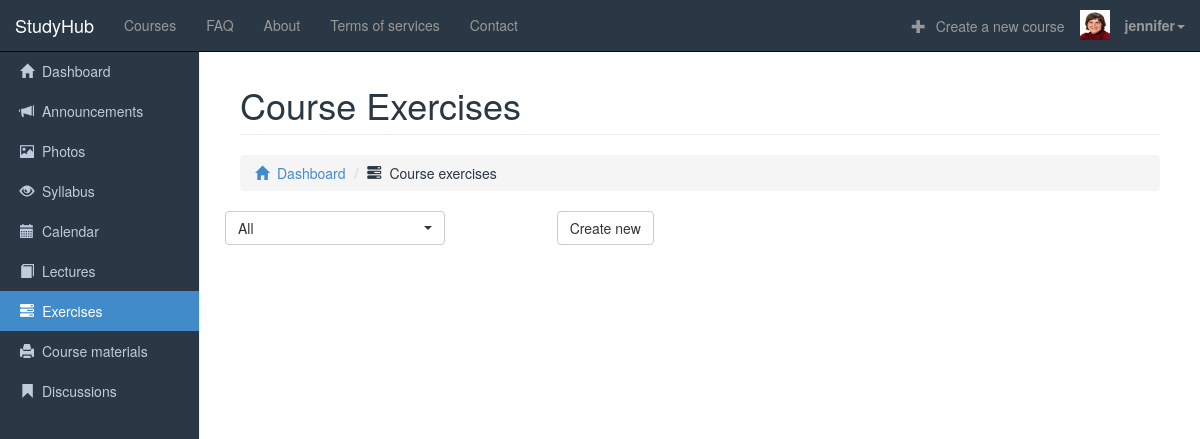
Screenshot of /editexercise.php?course_alias=dbstanford (signed in) with the database file from the repository.
### tables this page shows
CREATE TABLE IF NOT EXISTS `sm_users` (
  `user_id` int(10) NOT NULL AUTO_INCREMENT,
  `username` varchar(30) NOT NULL,
  `password` varchar(255) NOT NULL,
  `role` char(1) NOT NULL DEFAULT '1' COMMENT 'Check in list:0 - admin/1 - student/2 - teacher/3 - staff/4 - dummy',
  `email` varchar(255) NOT NULL,
  `display_name` varchar(100) DEFAULT 'username',
  `birthday` date DEFAULT NULL,
  `join_date` timestamp NOT NULL DEFAULT CURRENT_TIMESTAMP,
  `first_name` varchar(32) NOT NULL,
  `last_name` varchar(32) NOT NULL,
  `gender` varchar(15) NOT NULL,
  `bio` text NOT NULL,
  `email_code` varchar(100) NOT NULL,
  `avatar` varchar(500) NOT NULL DEFAULT 'images/avatars/default_avatar.png',
  `time` int(11) NOT NULL,
  `confirmed` int(11) NOT NULL DEFAULT '0',
  `generated_string` varchar(35) NOT NULL DEFAULT '0',
  `ip` varchar(32) NOT NULL,
  PRIMARY KEY (`user_id`),
  UNIQUE KEY `username` (`username`)
);

### core/init.php (called while the page is built, shortened)
<?php
require 'classes/users.php';
require 'classes/general.php';
require 'classes/courses.php';
$users		= new Users($db);
$general		= new General();
$courses		= new Courses($db);
if ($general->logged_in() === true)  {
	$user_id 	= $_SESSION['user_id'];
	$user 	= $users->userdata($user_id);
}
 ?>

### core/classes/general.php (called while the page is built, shortened)
<?php
class General {
	public function logged_in()
	{
		return (isset($_SESSION['user_id'])) ? true : false;
	}
}
?>

### core/classes/users.php (called while the page is built, shortened)
<?php
class Users {
	private $db;
	public function __construct($database) {
		$this->db = $database;
	}
	public function userdata($id)
	{
		$query = $this->db->prepare("SELECT * FROM `sm_users` WHERE `user_id` = ?");
		$query->bindValue(1, $id);
		try {
			$query->execute();
			return $query->fetch();
		} catch (PDOException $e) {
			die($e->getMessage());
		}
	}
	public function get_role($user_id)
	{
		$query = $this->db->prepare("SELECT `role` FROM `sm_users` WHERE `user_id` = ?");
		$query->bindValue(1, $user_id);
		try {
			$query->execute();
			$role = $query->fetchColumn();
			if ($role == 0) {
				return 'Admin';
			} else if ($role == 1) {
				return 'Student';
			} else if ($role == 2) {
				return 'Teacher';
			}
		} catch (PDOException $e) {
			die($e->getMessage());
		}
	}
 }
 ?>

### core/classes/courses.php (called while the page is built, shortened)
<?php
class Courses {
	private $db;
	public function __construct($database) {
		$this->db = $database;
	}
	public function coursedata($course_id)
	{
		$query = $this->db->prepare("SELECT * FROM `sm_courses` WHERE `course_id` = ?");
		$query->bindValue(1, $course_id);
		try {
			$query->execute();
			return $query->fetch();
		} catch (PDOException $e) {
			die($e->getMessage());
		}
	}
	public function get_ifa($course_alias)
	{
		$query = $this->db->prepare("SELECT `course_id` FROM `sm_courses` WHERE `course_alias` = ?");
		$query->bindValue(1, $course_alias);
		try {
			$query->execute();
			return $query->fetchColumn();
		} catch (PDOException $e) {
			die($e->getMessage());
		}
		return false;
	}
}
 ?>

### editexercise.php (the view, shortened to what this page needs)
<?php
require 'core/init.php';
require 'navbar.php';
?>
<?php if (isset($_GET['course_alias']) && !empty($_GET['course_alias'])) {
	$alias = htmlentities($_GET['course_alias']);
	if (!$courses->course_exists($alias)) {
		header('Location: index.php');
		die();
	} else if (!$courses->is_created_by_me($user_id, $courses->get_ifa($alias))) {
		header('Location: index.php');
		die();
	} else {
		$course_data = array();
		$id 		    = $courses->get_ifa($alias);
		$course_data = $courses->coursedata($id);
	}
?>
<div class="container-fluid admin-panel">
	<div class="row">
		<div class="col-sm-3 col-md-2 sidebar">
			<ul class="nav nav-sidebar">
				<li><a href="editcourse.php?course_alias=<?php echo $course_data['course_alias']; ?>" ><span class="glyphicon glyphicon-home"></span>Dashboard</a></li>
				<li><a href="#announcement"><span class="glyphicon glyphicon-bullhorn"></span>Announcements</a></li>
				<li><a href=""><span class="glyphicon glyphicon-picture"></span>Photos</a></li>
				<li><a href="#"><span class="glyphicon glyphicon-eye-open"></span>Syllabus</a></li>
				<li><a href="#"><span class="glyphicon glyphicon-calendar"></span>Calendar</a></li>
				<li><a href="#"><span class="glyphicon glyphicon-book"></span>Lectures</a></li>
				<li><a href="editexercise.php?course_alias=<?php echo $course_data['course_alias']; ?>" class="active"><span class="glyphicon glyphicon-tasks"></span>Exercises</a></li>
				<li><a href="#"><span class="glyphicon glyphicon-print"></span>Course materials</a></li>
				<li><a href="#"><span class="glyphicon glyphicon-bookmark"></span>Discussions</a></li>
			</ul>
		</div>
		<div class="col-sm-9 col-sm-offset-3 col-md-10 col-md-offset-2 main">
			<h1 class="page-header">Course Exercises</h1>
				<div class="page-segment" id="dashboard">
					<ol class="breadcrumb">
						<li><a href="editcourse.php?course_alias=<?php echo $course_data['course_alias']; ?>"><span class="glyphicon glyphicon-home"></span>Dashboard</a></li>
						<li><span class="glyphicon glyphicon-tasks"></span>Course exercises</li>
					</ol>
					<div class="row" id="statistic">
						<div class="col-md-4">
							<select class="selectpicker" name="ex_filter">
								<option value="0">All</option>
							</select>
						</div>
						<div class="col-md-6">
							<button class="btn btn-default">Create new</button>
						</div>
					</div>
				</div>
		</div>
	</div>
</div>
<?php } else {
	header('Location: courses.php');}
	?>

### navbar.php (shortened to what this page needs)
<!DOCTYPE html>
<html lang="en" charset="utf8">
<head>
	<link rel="stylesheet" type="text/css" href="css/bootstrap.css">
	<link rel="stylesheet" type="text/css" href="css/prettify.css">
	<link rel="stylesheet" type="text/css" href="css/dashboard.css">
	<link rel="stylesheet" type="text/css" href="css/datepicker.css">
	<link rel="stylesheet" type="text/css" href="css/bootstrap-select/bootstrap-select.css">
</head>
<body>
<nav class="navbar navbar-default navbar-fixed-top navbar-inverse" role="navigation">
	<div class="container-fluid">
		<div class="navbar-header">
				<a href="index.php" class="navbar-brand">StudyHub</a>
		</div>
		<div class="collapse navbar-collapse" id="navbar-collapse-1">
			<ul class="nav navbar-nav">
				<?php
				if (basename($_SERVER['PHP_SELF']) == 'courses.php') {
				 ?>
				<li>
					<a href="courses.php" class="active">Courses</a>
				</li>
				<?php } else { ?>
				<li>
					<a href="courses.php">Courses</a>
				</li>
				<?php } ?>
				<li><a href="#">FAQ</a></li>
				<li><a href="#">About</a></li>
				<li><a href="#">Terms of services</a></li>
				<li><a href="#">Contact</a></li>
			</ul>
			<ul class="nav navbar-nav navbar-right">
			<?php
			if ($general->logged_in()) {
				if ($users->get_role($user['user_id']) == 'Teacher') { ?>
				<li><a href="createcourse.php"><span class="glyphicon glyphicon-plus"></span>Create a new course</a></li>
			<?php  } }?>
			<?php
			if ($general->logged_in()) { $image = $user['avatar']; ?>
				<li>
					<div class="avatar">
						<?php if(!empty($image)) { ?>
							<img src="<?php echo $image; ?>" alt="">
							<?php } else { ?>
						<img src="images/avatars/default_avatar.png" alt="">
						<?php } ?>
					</div>
				</li>
				<li class="dropdown">
					<a href="#" class="dropdown-toggle" data-toggle="dropdown"><strong><?php echo $user['username']; ?></strong><b class="caret"></b></a>
				</li>
			<?php } else { ?>
				<li><a href="signup.php">Sign up</a></li>
				<li><a href="signin.php">Sign in</a></li>
				<?php } ?>
			</ul>
		</div>
	</div>
</nav>

### css/prettify.css (style rules this page uses)
html, body { background-color: white; color: #2a3744; -webkit-font-smoothing: antialiased; }
.navbar-fixed-top, .navbar-inverse { background-color: #2A3744; color: #c0ccdb !important; }
.row { padding-top: 15px !important; }
.row > .col-md-4 { padding-left: 0 !important; padding-right: 0 !important; }
div { display: block; }
.avatar img { margin-top: 32%; max-height: 30px; height: 30px; width: 30px; }
.dropdown .glyphicon, .navbar-right .glyphicon { padding-right: 10px; padding-top: 3px; }

### css/dashboard.css (style rules this page uses)
body { padding-top: 50px; }
.sidebar { display: none; color: #c0ccdb; background-color: #2A3744; }
@media (min-width: 768px) { .sidebar { position: fixed; top: 51px; bottom: 0; left: 0; z-index: 1000; display: block; overflow-x: hidden; overflow-y: auto; border-right: 1px solid #eee; } }
.nav-sidebar > li > a { padding-right: 20px; padding-left: 20px; color: #c0ccdb;; }
.nav-sidebar .active { color: #fff; background-color: #428bca; }
.admin-panel .glyphicon { padding-right: 8px; }
.admin-panel .col-sm-3, .admin-panel .col-md-2 { padding-left: 0; padding-top: 0; padding-right: 0; padding-bottom: 0; }
.page-segment { margin-bottom: 50px; }
.main { padding: 20px; }
@media (min-width: 768px) { .main { padding-right: 40px; padding-left: 40px; } }
.main .page-header { margin-top: 0; font-family: 'Open Sans' sans-serif; }
.page-segment a { text-decoration: none; }
#statistic { padding-top: 0 !important; }

### rows the page displays
sm_users: avatar (picture), username "jennifer"
